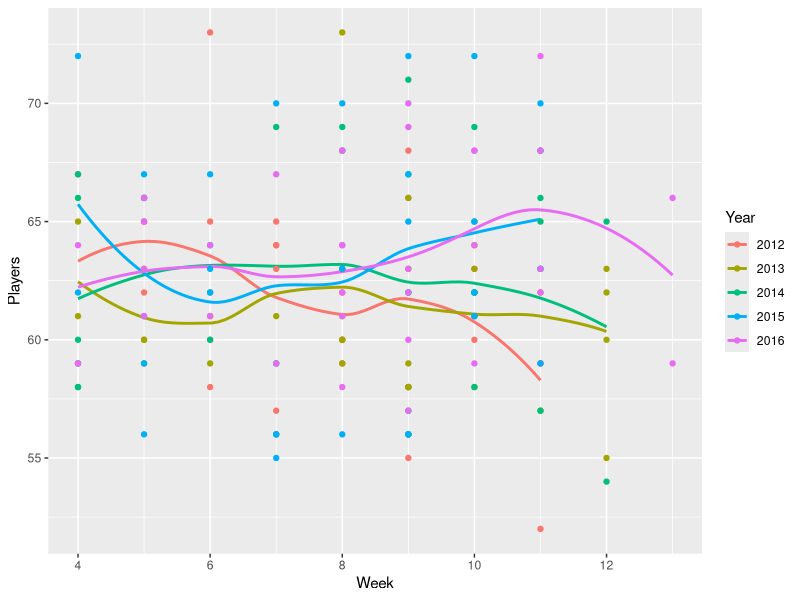
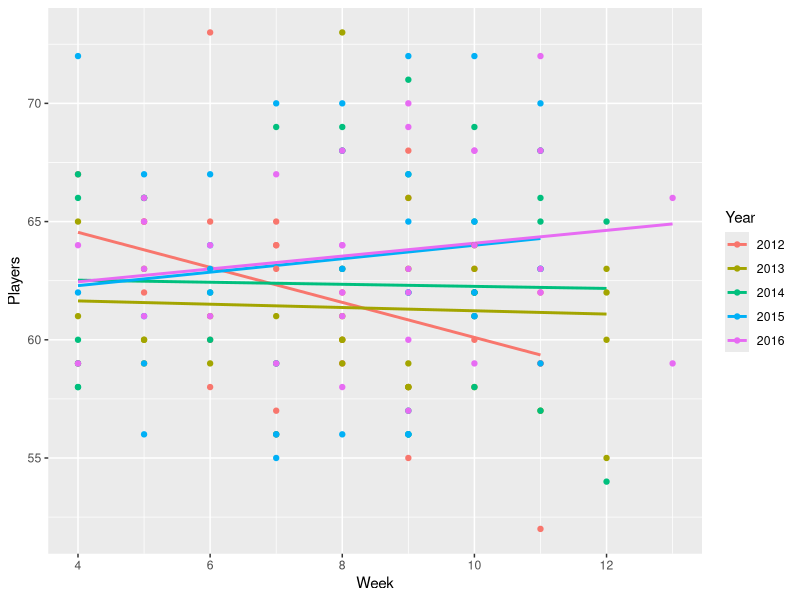

These charts were generated, in order, by the following R code:
## ---- chunk 1
library('tidyverse')
knitr::opts_chunk$set(echo = TRUE)
## ---- chunk 2
byes <- read.csv("byes.txt", stringsAsFactors = F)
byes
byes$Year <- factor(byes$Year)
summary(byes)

snaps2012 <- read.csv("2012 snaps.csv", stringsAsFactors = F)
summary(snaps2012)

snaps2013 <- read.csv("2013 snaps.csv", stringsAsFactors = F)
summary(snaps2013)

snaps2014 <- read.csv("2014 snaps.csv", stringsAsFactors = F)
summary(snaps2014)

snaps2015 <- read.csv("2015 snaps.csv", stringsAsFactors = F)
summary(snaps2015)

snaps2016 <- read.csv("2016 snaps.csv", stringsAsFactors = F)
summary(snaps2016)
## ---- chunk 3
group_by(snaps2012, Team) %>% filter(Total.Snaps > 5) %>% summarise(players = n()) -> sn12
group_by(snaps2013, Team) %>% filter(Total.Snaps > 5) %>% summarise(players = n()) -> sn13
group_by(snaps2014, Team) %>% filter(Total.Snaps > 5) %>% summarise(players = n()) -> sn14
group_by(snaps2015, Team) %>% filter(Total.Snaps > 5) %>% summarise(players = n()) -> sn15
group_by(snaps2016, Team) %>% filter(Total.Snaps > 5) %>% summarise(players = n()) -> sn16

write.csv(file = "snaps2012.csv", x = sn12, row.names = F)
write.csv(file = "snaps2013.csv", x = sn13, row.names = F)
write.csv(file = "snaps2014.csv", x = sn14, row.names = F)
write.csv(file = "snaps2015.csv", x = sn15, row.names = F)
write.csv(file = "snaps2016.csv", x = sn16, row.names = F)

snaps <- read.csv("snaps.csv", stringsAsFactors = F)
snaps$Year <- factor(snaps$Year)
summary(snaps)
glimpse(snaps)
## ---- chunk 4
byes_snaps <- inner_join(byes, snaps, by = c('Team' = 'Team','Year' ='Year'))
summary(byes_snaps)

loess <- ggplot(byes_snaps, aes(x = Week, y = Players, color = Year))  + geom_smooth(se = F, method = "loess") + geom_point()
lm <- ggplot(byes_snaps, aes(x = Week, y = Players, color = Year))  + geom_smooth(se = F, method = "lm") + geom_point()
## ---- chunk 5
ggsave(filename = "loess.png", plot = loess)
ggsave(filename = "lm.png", plot = lm)
